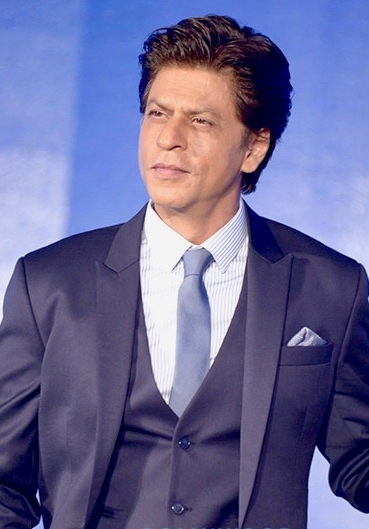
#> input picture img1.jpg, 369 x 529 px
$ jupyter execute --allow-errors opencv2.ipynb
#> lines starting #> are read from the running program, lines starting #| are printed output that depends on the picture; after the words box and inside, x2 and y2 are one past the last pixel; in counts of white or black regions, pixels touching at a corner belong together
[cell 1]
import cv2

[cell 2]
import cv2

img = cv2.imread("img1.jpg",1)
#> img is the input picture: shape (529, 369, 3); mean B, G, R 148.6, 104, 105.5
cv2.imshow("window", img)

# Wait until any key is pressed
k = cv2.waitKey(0)
#> (key Esc is pressed here)

# Make sure window gets focus (macOS sometimes needs this)
cv2.destroyAllWindows()
cv2.waitKey(1)  # Ensure the destroy command completes

# color of image

[cell 3]
img = cv2.imread("img1.jpg", 0)
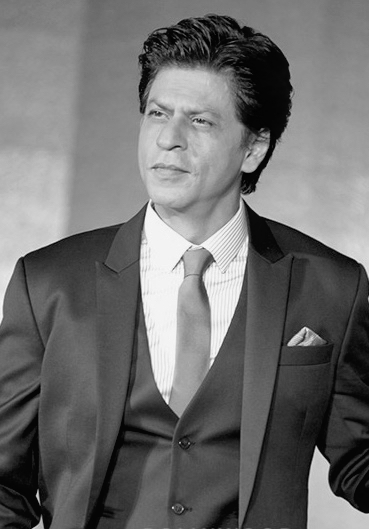
#> img: shape (529, 369); min 0, max 248, mean 109.5
cv2.imshow("window", img)
k = cv2.waitKey(0)
#> (key Esc is pressed here)
cv2.destroyAllWindows()
cv2.waitKey(1)

### text on image

[cell 4]
import cv2

img = cv2.imread("img1.jpg",1)
img = cv2.resize(img,(500,600))
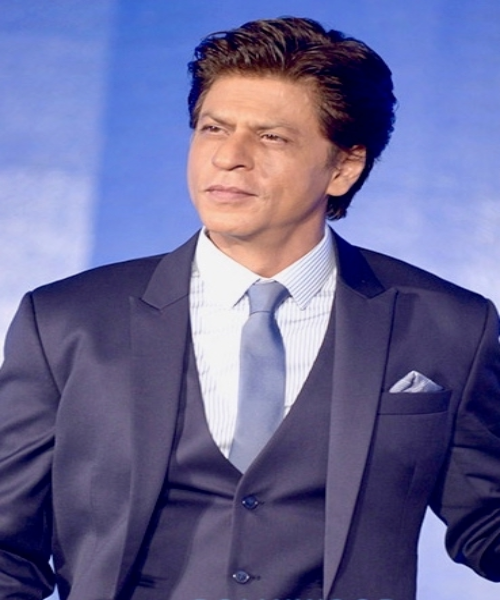
#> img: shape (600, 500, 3); mean B, G, R 148.5, 103.8, 105.4
txt = cv2.putText(
img = img,
text = 'Bedanta',
org = (50, 70),
fontFace = cv2.FONT_HERSHEY_DUPLEX,
fontScale = 3,
color = (0, 0, 225),
thickness = 3,
lineType = cv2.LINE_8,
bottomLeftOrigin = False
)
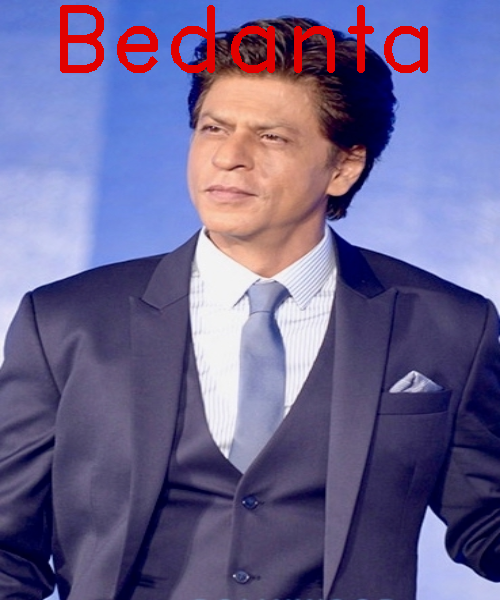
#> txt: shape (600, 500, 3); mean B, G, R 144.5, 101.5, 109
cv2.imshow("window", img)
k = cv2.waitKey(0)
#> (key Esc is pressed here)

cv2.destroyAllWindows()
cv2.waitKey(1)

### line on image

[cell 5]
import cv2

img = cv2.imread("img1.jpg",1)
img = cv2.resize(img,(500,600))
new_img = cv2.line(img = img, pt1=(100, 100), pt2=(400, 100), color=(0,0, 255), thickness=4, lineType=8)
cv2.imshow("window", new_img)
k = cv2.waitKey(0)
#> (key Esc is pressed here)

cv2.destroyAllWindows()
cv2.waitKey(1)

[cell 6]
import cv2

img = cv2.imread("img1.jpg",1)
img = cv2.resize(img,(500,600))
new_img = cv2.rectangle(img = img, pt1=(100, 100), pt2=(400, 350), color=(0,0, 255), thickness=4, lineType=8)
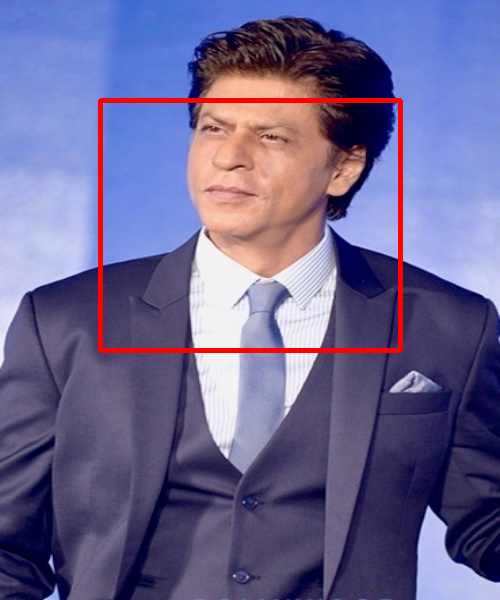
#> new_img: shape (600, 500, 3); mean B, G, R 145.6, 101.7, 107.9
cv2.imshow("window", new_img)
k = cv2.waitKey(0)
#> (key Esc is pressed here)

cv2.destroyAllWindows()
cv2.waitKey(1)

### circle

[cell 7]
img = cv2.imread("img1.jpg")
img = cv2.resize(img, (500,600))
new_img = cv2.circle(img = img, center = (250, 150), radius=100, color=(0,255,0), thickness=4, lineType=16)
cv2.imshow("window", new_img)
k = cv2.waitKey(0)
#> (key Esc is pressed here)
cv2.destroyAllWindows()
cv2.waitKey(1)

#> (a cell that did not finish here is left out)

### Ellipes

#> (a cell that did not finish here is left out)

### concate

#> (a cell that did not finish here is left out)

### bitwise

### edges detection

[cell 11]
img = cv2.imread("img1.jpg")
img = cv2.resize(img, (500,600))
new_img = cv2.Canny(img,50,50)
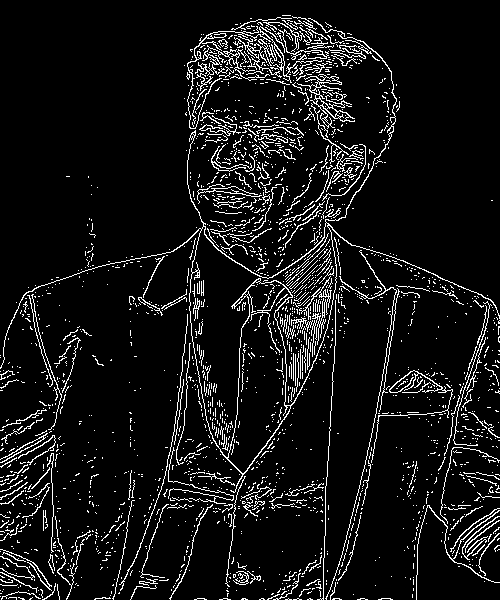
#> new_img: shape (600, 500); 8% white in thin lines or dots
cv2.imshow("window", new_img)
k = cv2.waitKey(0)
#> (key Esc is pressed here)
cv2.destroyAllWindows()
cv2.waitKey(1)

### rotation

[cell 12]
import numpy as np

[cell 13]
img = cv2.imread("img1.jpg")
img = cv2.resize(img, (500,600))
w,h = img.shape[0], img.shape[1]
#> w = 600; h = 500
m = cv2.getRotationMatrix2D((w/2, h/2),90,1)  ##multiplication matrix
#> m = [[6.12e-17, 1, 50], [-1, 6.12e-17, 550]]
new_img = cv2.warpAffine(img,m,(h,w))         ##function to rotate it using center
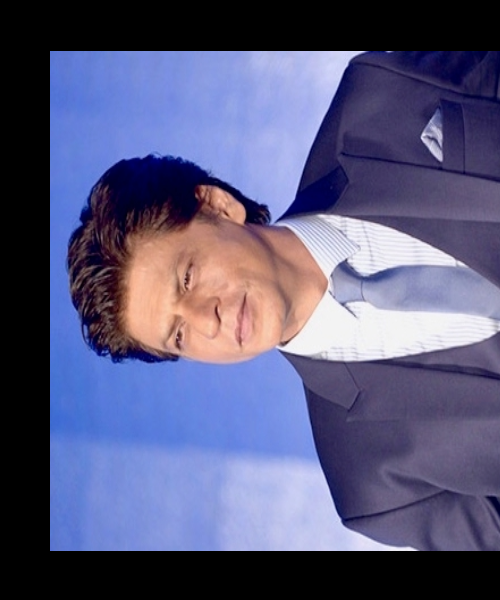
#> new_img: shape (600, 500, 3); mean B, G, R 123.2, 88.7, 88.9
h = np.hstack((new_img, img))
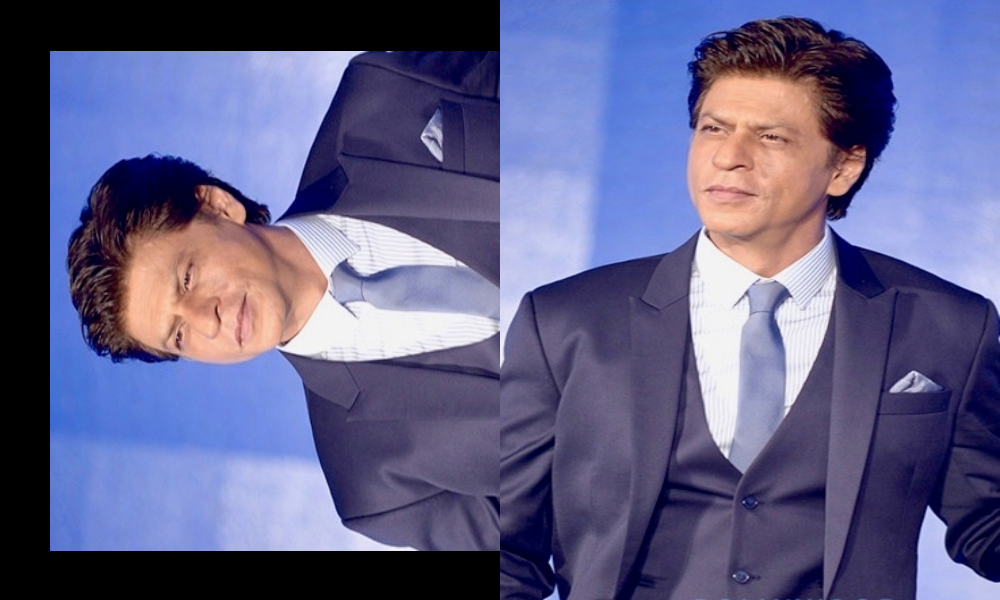
#> h: shape (600, 1000, 3); mean B, G, R 135.9, 96.3, 97.1
cv2.imshow("window", h)
k = cv2.waitKey(0)
#> (key Esc is pressed here)
cv2.destroyAllWindows()
cv2.waitKey(1)

$ run again, with img2.jpeg copied over img1.jpg
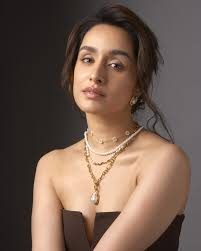
#> input picture img2.jpeg, 201 x 251 px
#> img is the input picture: shape (251, 201, 3); mean B, G, R 80, 91.9, 113.1
#> `new_img = cv2.Canny(img,50,50)`:
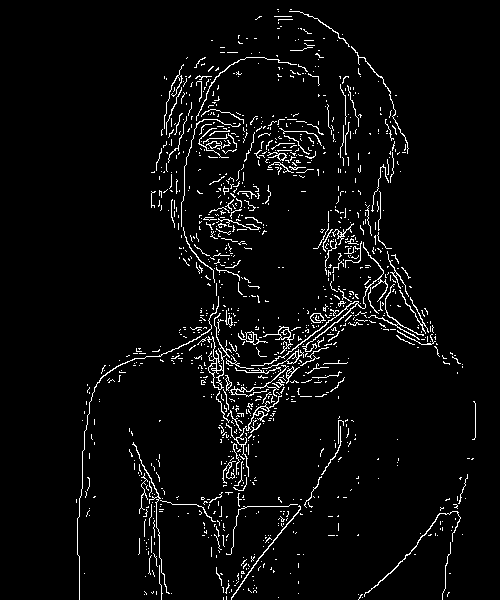
#> new_img: shape (600, 500); 4.2% white in thin lines or dots, all inside (x1, y1, x2, y2) = (76, 9, 476, 600)
#> `h = np.hstack((new_img, img))`:
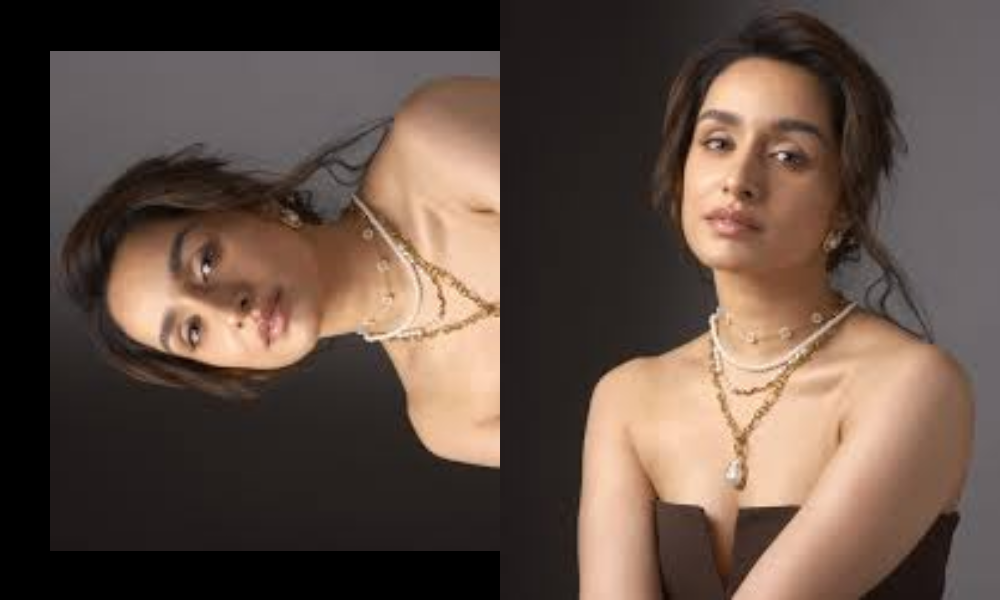
#> h: shape (600, 1000, 3); mean B, G, R 68.4, 78.4, 96.2
